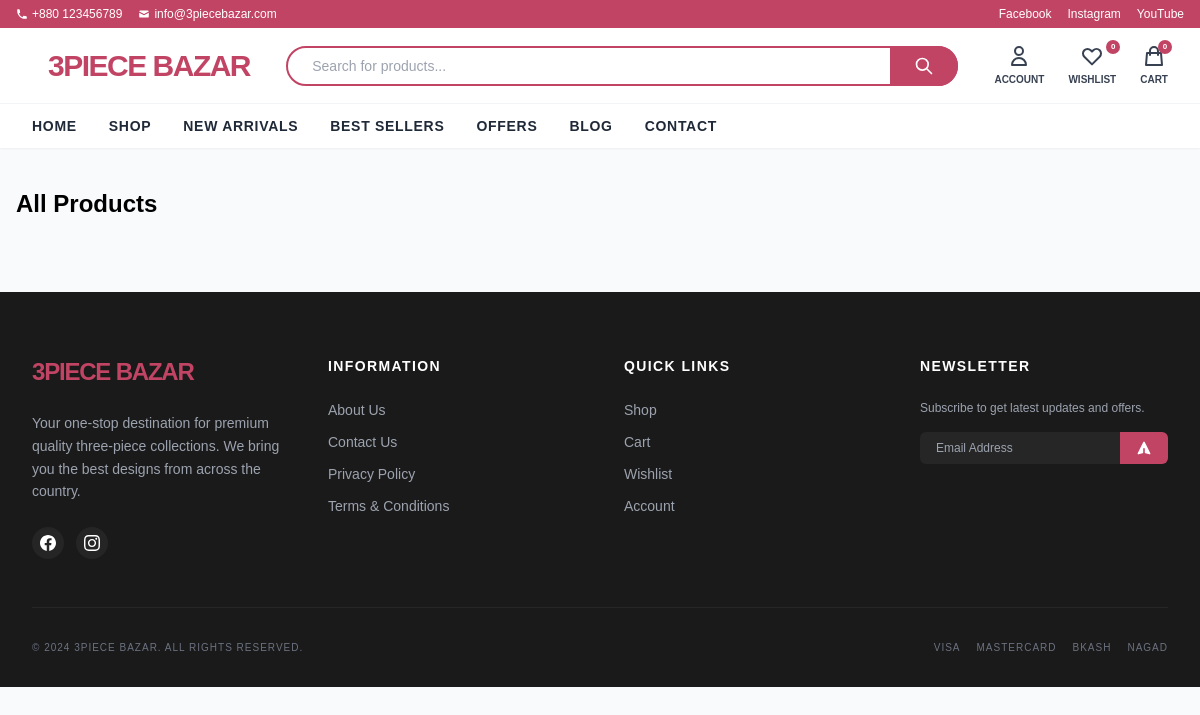
Page /catalog/ on the earlier database version.
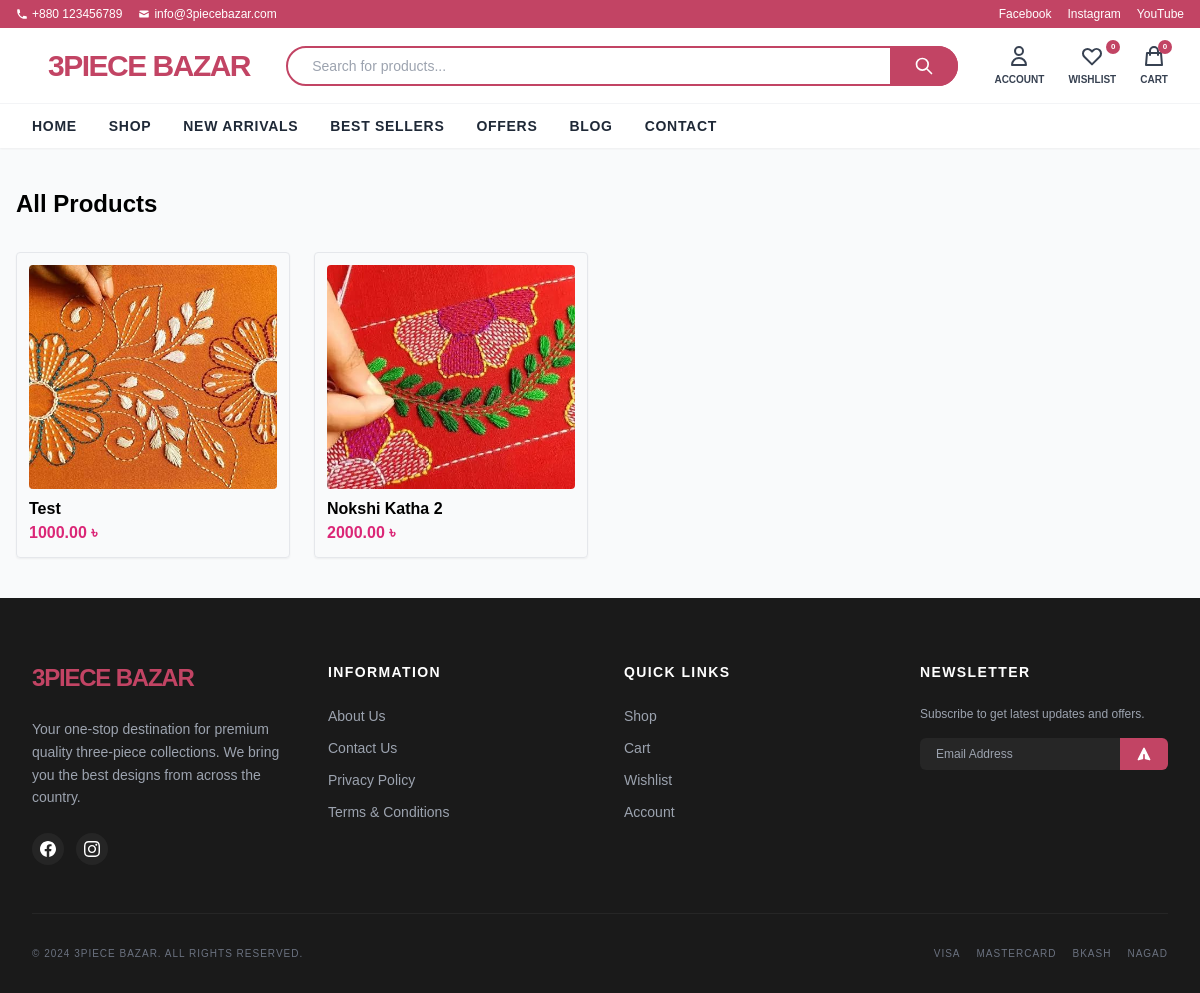
Same page on the later database version.
### apps/catalog/models.py (models this page shows, shortened)
class Product(models.Model):
    name = models.CharField(max_length=255)
    slug = models.SlugField(unique=True)
    category = models.ForeignKey(Category, on_delete=models.CASCADE)
    description = models.TextField()
    price = models.DecimalField(max_digits=10, decimal_places=2)
    image = models.ImageField(upload_to="products/", blank=True)
    is_active = models.BooleanField(default=True)
    is_featured = models.BooleanField(default=False)
    is_best_seller = models.BooleanField(default=False)
    is_trending = models.BooleanField(default=False)
    created_at = models.DateTimeField(auto_now_add=True)

### apps/catalog/views.py (the view)
# urls.py: path('', views.product_list, name='product_list'),
def product_list(request):
    products = Product.objects.filter(is_active=True)
    return render(request, "catalog/product_list.html", {"products": products})

### apps/catalog/templates/catalog/product_list.html
{% extends "base.html" %}
{% block content %}
<div class="max-w-7xl mx-auto px-4 py-10">
<h1 class="text-2xl font-bold mb-8">
All Products
</h1>
<div class="grid grid-cols-2 md:grid-cols-4 gap-6">
{% for product in products %}
<div class="border rounded shadow-sm hover:shadow-md p-3">
<a href="{% url 'catalog:product_detail' product.slug %}">
{% if product.image %}
<img src="{{product.image.url}}" class="w-full h-56 object-cover rounded">
{% else %}
<img src="https://picsum.photos/seed/{{product.slug}}/400/400">
{% endif %}
<h4 class="mt-2 font-semibold">
{{product.name}}
</h4>
<p class="text-pink-600 font-bold">
{{product.price}} ৳
</p>
</a>
</div>
{% endfor %}
</div>
</div>
{% endblock %}

Differences in the rows shown:
added Product: image (picture), name "Test", price "1000.00"
added Product: image (picture), name "Nokshi Katha 2", price "2000.00"
